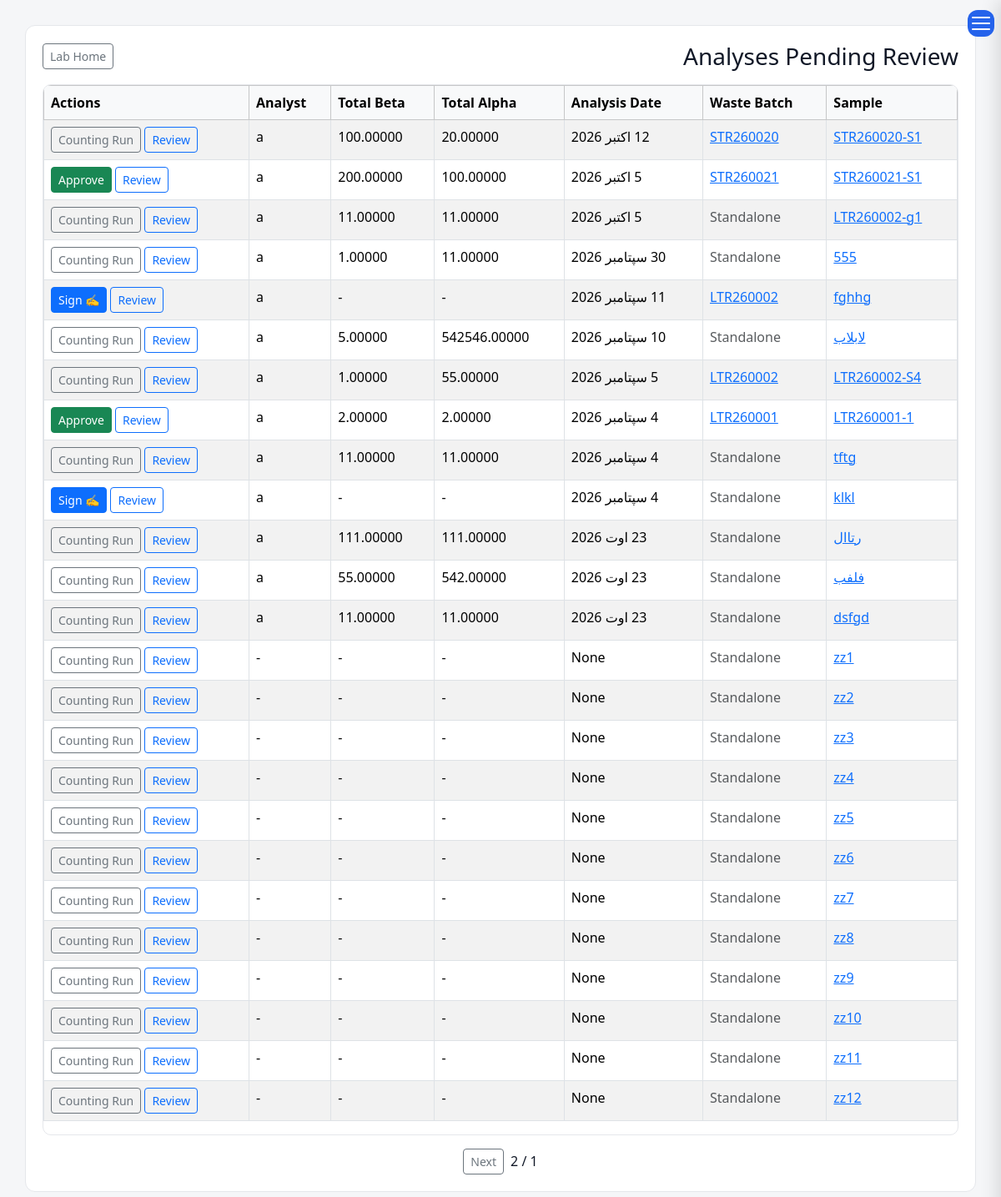
The app's page /laboratory/analysis/review/ (signed in), older data.
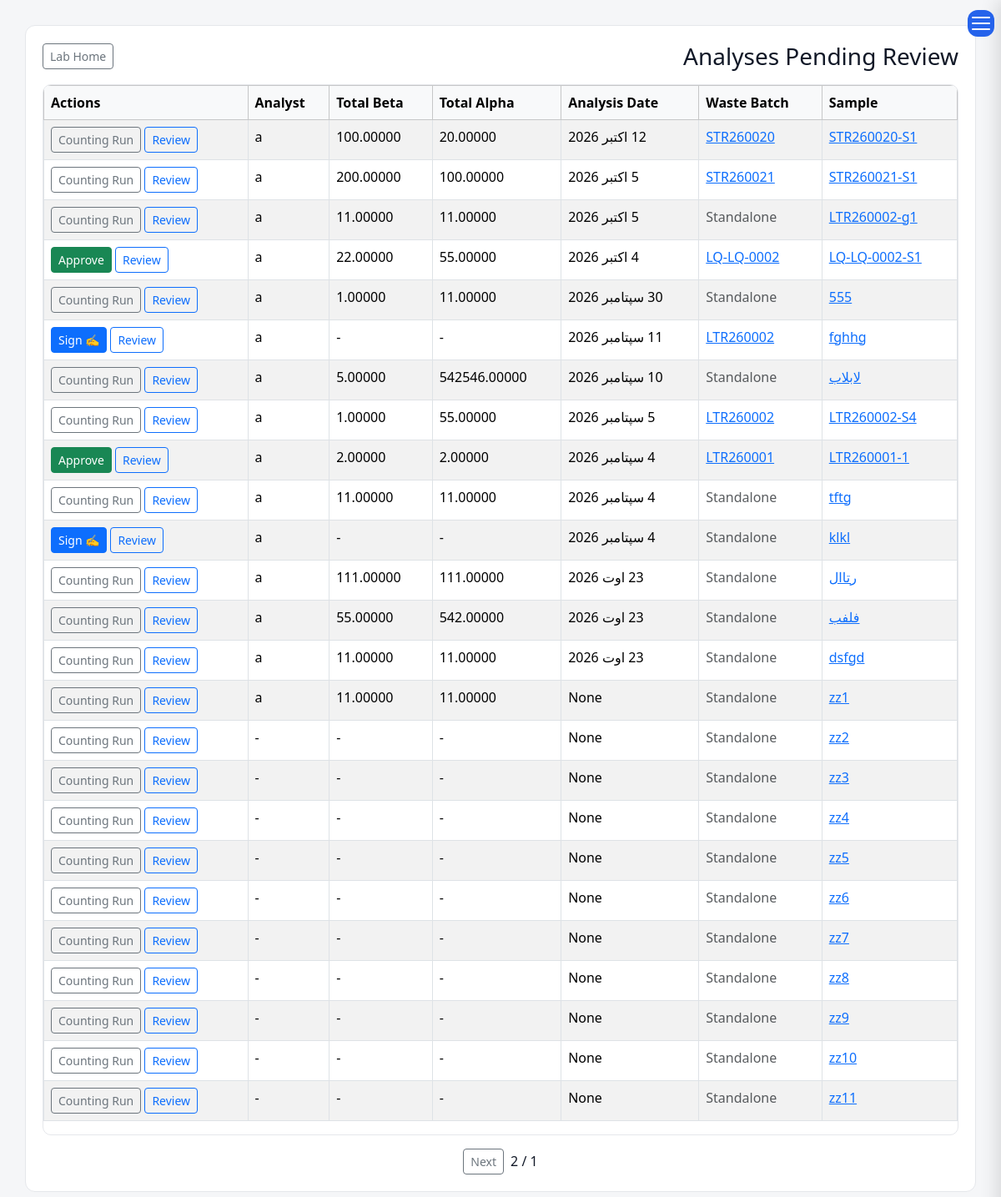
The same page, newer data.
### laboratory/models.py (models this page shows, shortened)
class Analysis(models.Model):
    sample = models.OneToOneField(
        Sample, verbose_name=_("Sample"), on_delete=models.CASCADE, related_name="analysis"
    )
    counting_run = models.ForeignKey(
        AlphaBetaCountingRun, verbose_name=_("Counting Run"),
        on_delete=models.SET_NULL, null=True, blank=True, related_name="analyses",
    )
    detector_type = models.CharField(_("Detector Type"), max_length=30, choices=CounterType.choices)
    analysis_date = models.DateField(_("Analysis Date"), null=True, blank=True)
    counting_duration_seconds = models.PositiveIntegerField(
        _("Counting Duration (seconds)"), null=True, blank=True,
    )
    total_alpha = models.DecimalField(_("Total Alpha (Bq)"), max_digits=20, decimal_places=5, blank=True, null=True)
    total_beta = models.DecimalField(_("Total Beta (Bq)"), max_digits=20, decimal_places=5, blank=True, null=True)
    alpha_uncertainty = models.DecimalField(_("Alpha uncertainty ±2s"), max_digits=20, decimal_places=5, null=True, blank=True)
    beta_uncertainty = models.DecimalField(_("Beta uncertainty ±2s"), max_digits=20, decimal_places=5, null=True, blank=True)
    alpha_mda = models.DecimalField(_("MDA Alpha"), max_digits=20, decimal_places=5, null=True, blank=True)
    beta_mda = models.DecimalField(_("MDA Beta"), max_digits=20, decimal_places=5, null=True, blank=True)
    analyst = models.ForeignKey(settings.AUTH_USER_MODEL, verbose_name=_("Analyst"), on_delete=models.SET_NULL, null=True)
    approved = models.BooleanField(_("Approved"), default=False)
    is_latest = models.BooleanField(_("Is Latest"), default=True)
    reviewed_by = models.ForeignKey(
        settings.AUTH_USER_MODEL, verbose_name=_("Reviewed By"),
        on_delete=models.SET_NULL, null=True, blank=True, related_name="reviewed_analyses",
    )
    review_date = models.DateField(_("Review Date"), blank=True, null=True)
    analysis_notes = models.TextField(_("Analysis Notes"), blank=True, null=True)
    created_at = models.DateTimeField(_("Created At"), auto_now_add=True)
    result_unit = models.CharField(
        _("Result Unit"), max_length=10, choices=ResultUnit.choices, default=ResultUnit.SAMPLE,
        help_text=_("The unit the values you enter (activity, MDA, uncertainty, total alpha/beta) are "
                    "already in. The app never converts them; the report uses the matching form."),
    )
    class Meta:
        ordering = ["-analysis_date", "-created_at"]
        verbose_name = _("Analysis")
        verbose_name_plural = _("Analyses")

class Sample(models.Model):
    sample_id = models.CharField(_("Sample ID"), max_length=50, unique=True)
    batch = models.ForeignKey(
        WasteBatch, verbose_name=_("Waste Batch"), on_delete=models.PROTECT,
        related_name="samples", null=True, blank=True,
    )
    applicant_name = models.CharField(
        _("Applicant name"), max_length=255, blank=True, null=True,
        help_text=_("Name of the applicant company or unit."),
    )
    sample_type = models.CharField(_("Sample type"), max_length=50, blank=True, null=True)
    description = models.CharField(
        _("Description"), max_length=255, blank=True, null=True,
        help_text=_("For standalone samples not linked to a waste batch."),
    )
    sample_stage = models.CharField(_("Sample Stage"), max_length=20, choices=SampleStage.choices)
    analysis_type = models.CharField(
        _("Analysis type"), max_length=30, choices=CounterType.choices, blank=True, default="",
        help_text=_("Which detector this sample will be counted on — decides which report it gets."),
    )
    sampling_date = models.DateTimeField(_("Sampling Date"))
    sampling_location = models.CharField(_("Sampling location"), max_length=50, blank=True, null=True)
    sample_mass_kg = models.DecimalField(
        _("Sample Mass (kg)"), max_digits=10, decimal_places=5, blank=True, null=True
    )
    sample_volume_ml = models.DecimalField(
        _("Sample Volume (ml)"), max_digits=12, decimal_places=3, null=True, blank=True
    )
    urgent = models.BooleanField(_("Urgent"), default=False)
    status = models.CharField(
        _("Status"), max_length=20, choices=SampleStatus.choices, default=SampleStatus.COLLECTED
    )
    collected_by = models.ForeignKey(
        settings.AUTH_USER_MODEL, verbose_name=_("Collected By"),
        on_delete=models.SET_NULL, null=True, related_name="samples_collected",
    )
    remarks = models.TextField(_("Remarks"), blank=True, null=True)
    sample_code_barcode = models.CharField(
        _("Barcode"), max_length=100, unique=True, blank=True, null=True
    )
    sent_to_lab_date = models.DateField(_("Sent To Lab Date"), blank=True, null=True)
    lab_received_date = models.DateField(_("Lab Received Date"), blank=True, null=True)
    lab_comments = models.TextField(_("Lab Comments"), blank=True, null=True)
    created_at = models.DateTimeField(_("Created At"), auto_now_add=True)
    rejected_by = models.ForeignKey(
        settings.AUTH_USER_MODEL, verbose_name=_("Rejected By"), on_delete=models.SET_NULL,
        null=True, blank=True, related_name="samples_rejected",
    )
    rejected_at = models.DateTimeField(_("Rejected At"), null=True, blank=True)
    rejection_reason = models.TextField(_("Rejection Reason"), blank=True, default="")
    rejection_seen = models.BooleanField(default=True)
    class Meta:
        ordering = ["-urgent", "sampling_date"]
        verbose_name = _("Sample")
        verbose_name_plural = _("Samples")

### waste/models.py (models this page shows, shortened)
class WasteBatch(models.Model):
    waste_id = models.CharField(_("Waste ID"), max_length=100, unique=True)
    waste_type = models.CharField(_("Waste Type"), max_length=10, choices=WasteType.choices)
    waste_class = models.CharField(_("Waste Class"), max_length=10, choices=WasteClass.choices, blank=True, null=True)
    waste_state = models.CharField(
        _("Waste State"), max_length=20, choices=WasteState.choices, default=WasteState.UNPROCESSED
    )
    facility = models.ForeignKey(
        FacilityModel,
        verbose_name=_("Current Facility"),
        on_delete=models.PROTECT,
        related_name="waste_batches",
    )
    origin_facility = models.ForeignKey(
        FacilityModel,
        verbose_name=_("Origin Facility"),
        on_delete=models.SET_NULL,
        null=True,
        blank=True,
        related_name="originated_waste_batches",
    )
    origin_of_waste = models.CharField(_("Origin of Waste"), max_length=20, choices=OriginOfWaste.choices)
    date_received = models.DateField(_("Date Received"), null=True, blank=True)
    description = models.TextField(_("Description"), blank=True, null=True)
    waste_arising_from = models.CharField(_("Waste Arising From"), max_length=100, blank=True, null=True)
    material = models.CharField( _("Material"), max_length=30, choices=MaterialType.choices, blank=True, null=True,)
    container_type = models.CharField(_("Container Type"), max_length=100, blank=True, null=True)
    waste_appearance = models.CharField(
        _("Waste Appearance"), max_length=255, blank=True, null=True,
        help_text=_("Physical appearance: colour, clarity, texture, visible solids…"),
    )
    hardness = models.DecimalField(_("Hardness"), max_digits=10, decimal_places=3, blank=True, null=True)
    mass_kg = models.DecimalField(
        _("Mass (kg)"), max_digits=12, decimal_places=3, blank=True, null=True,
        help_text=_("Total mass of the batch as held (including packaging, if any)."),
    )
    volume_m3 = models.DecimalField(_("Volume (m³)"), max_digits=12, decimal_places=3, blank=True, null=True)
    dose_rate_surface_uSv = models.DecimalField(
        _("Surface Dose Rate (µSv/h)"), max_digits=12, decimal_places=3, blank=True, null=True
    )
    dose_rate_1m_uSv = models.DecimalField(
        _("Dose Rate @ 1m (µSv/h)"), max_digits=12, decimal_places=3, blank=True, null=True
    )
    dose_rate_date = models.DateField(_("Dose Measurement Date"), null=True, blank=True)
    alpha_contamination_bq_cm2 = models.DecimalField(
        _("Alpha Contamination (Bq/cm²)"), max_digits=12, decimal_places=5, blank=True, null=True
    )
    beta_gamma_contamination_bq_cm2 = models.DecimalField(
        _("Beta/Gamma Contamination (Bq/cm²)"), max_digits=20, decimal_places=5, blank=True, null=True
    )
    ph = models.DecimalField(_("pH"), max_digits=5, decimal_places=2, blank=True, null=True)
    density = models.DecimalField(_("Density"), max_digits=10, decimal_places=4, blank=True, null=True)
    total_solids = models.DecimalField(_("Total Solids"), max_digits=10, decimal_places=4, blank=True, null=True)
    suspended_solids = models.DecimalField(
        _("Suspended Solids"), max_digits=10, decimal_places=4, blank=True, null=True
    )
    soluble_solids = models.DecimalField(_("Soluble Solids"), max_digits=10, decimal_places=4, blank=True, null=True)
    possible_pretreatment = models.CharField(
        _("Possible Pre-Treatment"), max_length=30, choices=PreTreatmentOption.choices, blank=True, null=True
    )
    possible_treatment = models.CharField(
        _("Possible Treatment"), max_length=30, choices=TreatmentOption.choices, blank=True, null=True
    )
    pretreatment = models.CharField(
        _("Pre-Treatment Applied"), max_length=30, choices=PreTreatmentOption.choices, blank=True, null=True
    )
    treatment = models.CharField(
        _("Treatment Applied"), max_length=30, choices=TreatmentOption.choices, blank=True, null=True
    )
    package_type = models.CharField( _("Package Type"), max_length=20, choices=PackageType.choices, blank=True, null=True,)
    waste_matrix = models.CharField(_("Waste Matrix"), max_length=100, blank=True, null=True)
    waste_to_matrix_ratio = models.DecimalField(
        _("Waste to Matrix Ratio"), max_digits=10, decimal_places=4, blank=True, null=True
    )
    waste_mass_kg = models.DecimalField(
        _("Waste Mass (kg)"), max_digits=12, decimal_places=3, blank=True, null=True,
        help_text=_("Mass of the waste itself, without matrix/package."),
    )
    package_mass_kg = models.DecimalField(
        _("Package Mass (kg)"), max_digits=12, decimal_places=3, blank=True, null=True
    )
    package_volume_m3 = models.DecimalField(
        _("Package Volume (m³)"), max_digits=12, decimal_places=3, blank=True, null=True
    )
    location = models.CharField(_("Storage Location"), max_length=100, blank=True, null=True)
    status = models.CharField(
        _("Status"), max_length=20, choices=BatchStatus.choices, default=BatchStatus.STORED
    )
    status_date = models.DateField(_("Status Date"), null=True, blank=True)
    attachment = models.FileField(
        _("Attachment"),
        upload_to="waste/attachments/",
        validators=[validate_attachment],
        blank=True,
        null=True,
    )
    created_by = models.ForeignKey(
        settings.AUTH_USER_MODEL,
        verbose_name=_("Created By"),
        on_delete=models.SET_NULL,
        null=True,
        related_name="created_batches",
    )
    created_at = models.DateTimeField(_("Created At"), auto_now_add=True)
    updated_at = models.DateTimeField(_("Updated At"), auto_now=True)
    history = HistoricalRecords()
    class Meta:
        ordering = ("-created_at", "waste_id")
        verbose_name = _("Waste Batch")
        verbose_name_plural = _("Waste Batches")
        indexes = [
            models.Index(fields=["status"]),
            models.Index(fields=["facility", "status"]),
            models.Index(fields=["waste_type", "waste_state"]),
        ]

### laboratory/views.py (the view)
# urls.py: path("analysis/review/", views.analysis_review_queue, name="analysis_review_queue"),
def analysis_review_queue(request):
    queryset = (
        Analysis.objects
        .filter(approved=False)
        .select_related("sample", "sample__batch", "analyst")
        .order_by("-analysis_date")
    )
    paginator = Paginator(queryset, 25)
    page_obj = paginator.get_page(request.GET.get("page"))
    return render(request, "laboratory/analysis_review_queue.html", {"page_obj": page_obj})

### templates/laboratory/analysis_review_queue.html (shortened to what this page needs)
{% extends "base.html" %}
{% load i18n %}
{% block content %}
<div class="content">
<div class="d-flex justify-content-between align-items-center mb-3">
    <h3 class="mb-0">{% trans "Analyses Pending Review" %}</h3>
    <a href="{% url 'lab_home' %}" class="btn btn-outline-secondary btn-sm">{% trans "Lab Home" %}</a>
</div>
<div class="table-scroll">
<table class="table table-bordered table-striped">
<thead class="table-light">
<tr>
    <th>{% trans "Sample" %}</th>
    <th>{% trans "Waste Batch" %}</th>
    <th>{% trans "Analysis Date" %}</th>
    <th>{% trans "Total Alpha" %}</th>
    <th>{% trans "Total Beta" %}</th>
    <th>{% trans "Analyst" %}</th>
    <th>{% trans "Actions" %}</th>
</tr>
</thead>
<tbody>
{% for a in page_obj %}
<tr>
    <td><a href="{% url 'sample_detail' a.sample.pk %}">{{ a.sample.sample_id }}</a></td>
    <td>
        {% if a.sample.batch %}
            <a href="{% url 'waste_detail' a.sample.batch.pk %}">{{ a.sample.batch.waste_id }}</a>
        {% else %}
            <span class="text-muted">{% trans "Standalone" %}</span>
        {% endif %}
    </td>
    <td>{{ a.analysis_date }}</td>
    <td>{{ a.total_alpha|default:"-" }}</td>
    <td>{{ a.total_beta|default:"-" }}</td>
    <td>{{ a.analyst|default:"-" }}</td>
    <td>
        <a href="{% url 'sample_detail' a.sample.pk %}" class="btn btn-sm btn-outline-primary">{% trans "Review" %}</a>
        {% if a.approvals.all %}
            <a href="{% url 'lab_report_sign' 'gamma' a.pk %}" class="btn btn-sm btn-primary">✍ {% trans "Sign" %}</a>
        {% elif a.counting_run %}
            <a href="{% url 'counting_run_detail' a.counting_run.pk %}" class="btn btn-sm btn-outline-secondary">{% trans "Counting Run" %}</a>
        {% else %}
            <form method="post" action="{% url 'analysis_approve' a.pk %}" class="d-inline">
                <button type="submit" class="btn btn-sm btn-success">{% trans "Approve" %}</button>
            </form>
        {% endif %}
    </td>
</tr>
{% empty %}
<tr><td colspan="7" class="text-center">{% trans "Nothing pending review." %}</td></tr>
{% endfor %}
</tbody>
</table>
</div>
{% if page_obj.paginator.num_pages > 1 %}
<div class="d-flex justify-content-center gap-2 mt-3">
    <span class="align-self-center">{{ page_obj.number }} / {{ page_obj.paginator.num_pages }}</span>
    {% if page_obj.has_next %}<a class="btn btn-sm btn-outline-secondary" href="?page={{ page_obj.next_page_number }}">{% trans "Next" %}</a>{% endif %}
</div>
{% endif %}
</div>
{% endblock %}

Row changes from the older to the newer data that the page shows:
no longer on this page (row unchanged): Analysis: sample.sample_id "zz12", analysis_date "None", total_alpha "-", total_beta "-", analyst "-"
changed Analysis "STR260021-S1": counting_run_id empty → 16 (drawn); trans "Approve" → "Counting Run"
added Analysis: sample.sample_id "LQ-LQ-0002-S1", sample.batch.waste_id "LQ-LQ-0002", analysis_date "4 اکتبر 2026", total_alpha "55.00000", total_beta "22.00000", analyst "a"
changed Analysis "zz1": total_alpha "-" → "11.00000"; total_beta "-" → "11.00000"; analyst "-" → "a"
